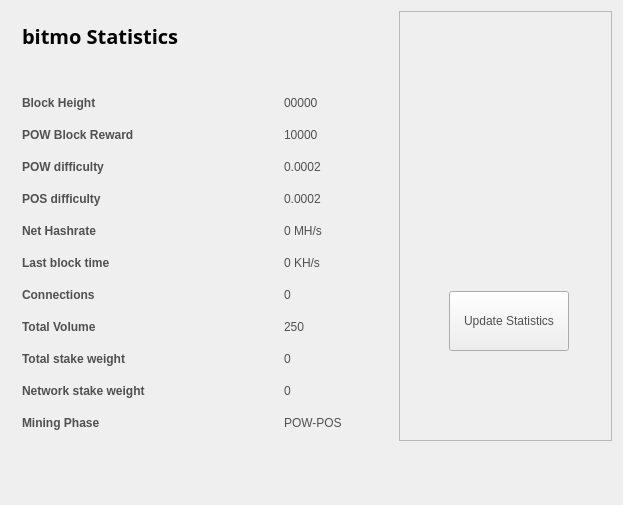
<?xml version="1.0" encoding="UTF-8"?>
<ui version="4.0">
 <class>StatisticsPage</class>
 <widget class="QWidget" name="StatisticsPage">
  <property name="windowModality">
   <enum>Qt::NonModal</enum>
  </property>
  <property name="geometry">
   <rect>
    <x>0</x>
    <y>0</y>
    <width>623</width>
    <height>505</height>
   </rect>
  </property>
  <property name="windowTitle">
   <string>Digging</string>
  </property>
  <property name="styleSheet">
   <string notr="true">color:#505050;
font-family:'Open Sans,sans-serif';</string>
  </property>
  <layout class="QGridLayout" name="gridLayout">
   <property name="sizeConstraint">
    <enum>QLayout::SetMaximumSize</enum>
   </property>
   <item row="0" column="1">
    <widget class="QFrame" name="frame">
     <property name="minimumSize">
      <size>
       <width>213</width>
       <height>0</height>
      </size>
     </property>
     <property name="frameShape">
      <enum>QFrame::StyledPanel</enum>
     </property>
     <property name="frameShadow">
      <enum>QFrame::Raised</enum>
     </property>
     <widget class="QPushButton" name="startButton">
      <property name="geometry">
       <rect>
        <x>50</x>
        <y>280</y>
        <width>120</width>
        <height>60</height>
       </rect>
      </property>
      <property name="sizePolicy">
       <sizepolicy hsizetype="Fixed" vsizetype="Fixed">
        <horstretch>0</horstretch>
        <verstretch>0</verstretch>
       </sizepolicy>
      </property>
      <property name="minimumSize">
       <size>
        <width>120</width>
        <height>60</height>
       </size>
      </property>
      <property name="autoFillBackground">
       <bool>false</bool>
      </property>
      <property name="styleSheet">
       <string notr="true"/>
      </property>
      <property name="text">
       <string>Update Statistics</string>
      </property>
     </widget>
     <widget class="QLabel" name="label">
      <property name="geometry">
       <rect>
        <x>10</x>
        <y>10</y>
        <width>191</width>
        <height>191</height>
       </rect>
      </property>
      <property name="text">
       <string/>
      </property>
      <property name="pixmap">
       <pixmap resource="../bitcoin.qrc">:/icons/coinbg</pixmap>
      </property>
      <property name="scaledContents">
       <bool>true</bool>
      </property>
     </widget>
    </widget>
   </item>
   <item row="0" column="0">
    <widget class="QFrame" name="gridFrame_2">
     <layout class="QGridLayout" name="gridLayout_4">
      <item row="3" column="0">
       <layout class="QFormLayout" name="formLayout_2">
        <property name="fieldGrowthPolicy">
         <enum>QFormLayout::FieldsStayAtSizeHint</enum>
        </property>
        <property name="horizontalSpacing">
         <number>139</number>
        </property>
        <property name="verticalSpacing">
         <number>18</number>
        </property>
        <property name="rightMargin">
         <number>0</number>
        </property>
        <item row="1" column="0">
         <widget class="QLabel" name="label_14">
          <property name="text">
           <string>&lt;html&gt;&lt;head/&gt;&lt;body&gt;&lt;p&gt;&lt;span style=&quot; font-weight:600;&quot;&gt;Block Height&lt;/span&gt;&lt;/p&gt;&lt;/body&gt;&lt;/html&gt;</string>
          </property>
         </widget>
        </item>
        <item row="1" column="1">
         <widget class="QLabel" name="heightBox">
          <property name="text">
           <string>00000</string>
          </property>
         </widget>
        </item>
        <item row="2" column="0">
         <widget class="QLabel" name="label_12">
          <property name="text">
           <string>&lt;html&gt;&lt;head/&gt;&lt;body&gt;&lt;p&gt;&lt;span style=&quot; font-weight:600;&quot;&gt;POW Block Reward&lt;/span&gt;&lt;/p&gt;&lt;/body&gt;&lt;/html&gt;</string>
          </property>
         </widget>
        </item>
        <item row="2" column="1">
         <widget class="QLabel" name="rewardBox">
          <property name="text">
           <string>10000</string>
          </property>
         </widget>
        </item>
        <item row="3" column="0">
         <widget class="QLabel" name="label_13">
          <property name="text">
           <string>&lt;html&gt;&lt;head/&gt;&lt;body&gt;&lt;p&gt;&lt;span style=&quot; font-weight:600;&quot;&gt;POW difficulty&lt;/span&gt;&lt;/p&gt;&lt;/body&gt;&lt;/html&gt;</string>
          </property>
         </widget>
        </item>
        <item row="3" column="1">
         <widget class="QLabel" name="diffBox">
          <property name="text">
           <string>0.0002</string>
          </property>
         </widget>
        </item>
        <item row="4" column="0">
         <widget class="QLabel" name="label_9">
          <property name="text">
           <string>&lt;html&gt;&lt;head/&gt;&lt;body&gt;&lt;p&gt;&lt;span style=&quot; font-weight:600;&quot;&gt;POS difficulty&lt;/span&gt;&lt;/p&gt;&lt;/body&gt;&lt;/html&gt;</string>
          </property>
         </widget>
        </item>
        <item row="4" column="1">
         <widget class="QLabel" name="diffBox2">
          <property name="text">
           <string>0.0002</string>
          </property>
         </widget>
        </item>
        <item row="5" column="1">
         <widget class="QLabel" name="pawrateBox">
          <property name="text">
           <string>0 MH/s</string>
          </property>
         </widget>
        </item>
        <item row="6" column="0">
         <widget class="QLabel" name="label3_2">
          <property name="sizePolicy">
           <sizepolicy hsizetype="Preferred" vsizetype="Maximum">
            <horstretch>0</horstretch>
            <verstretch>0</verstretch>
           </sizepolicy>
          </property>
          <property name="text">
           <string>&lt;html&gt;&lt;head/&gt;&lt;body&gt;&lt;p&gt;&lt;span style=&quot; font-weight:600;&quot;&gt;Last block time&lt;/span&gt;&lt;/p&gt;&lt;/body&gt;&lt;/html&gt;</string>
          </property>
         </widget>
        </item>
        <item row="6" column="1">
         <widget class="QLabel" name="localBox">
          <property name="text">
           <string>0 KH/s</string>
          </property>
         </widget>
        </item>
        <item row="7" column="0">
         <widget class="QLabel" name="label1_2">
          <property name="text">
           <string>&lt;html&gt;&lt;head/&gt;&lt;body&gt;&lt;p&gt;&lt;span style=&quot; font-weight:600;&quot;&gt;Connections&lt;/span&gt;&lt;/p&gt;&lt;/body&gt;&lt;/html&gt;</string>
          </property>
         </widget>
        </item>
        <item row="7" column="1">
         <widget class="QLabel" name="connectionBox">
          <property name="text">
           <string>0</string>
          </property>
         </widget>
        </item>
        <item row="8" column="0">
         <widget class="QLabel" name="label_8">
          <property name="text">
           <string>&lt;html&gt;&lt;head/&gt;&lt;body&gt;&lt;p&gt;&lt;span style=&quot; font-weight:600;&quot;&gt;Total Volume&lt;/span&gt;&lt;/p&gt;&lt;/body&gt;&lt;/html&gt;</string>
          </property>
         </widget>
        </item>
        <item row="8" column="1">
         <widget class="QLabel" name="volumeBox">
          <property name="text">
           <string>250</string>
          </property>
         </widget>
        </item>
        <item row="9" column="0">
         <widget class="QLabel" name="label_10">
          <property name="text">
           <string>&lt;html&gt;&lt;head/&gt;&lt;body&gt;&lt;p&gt;&lt;span style=&quot; font-weight:600;&quot;&gt;Total stake weight&lt;/span&gt;&lt;/p&gt;&lt;/body&gt;&lt;/html&gt;</string>
          </property>
         </widget>
        </item>
        <item row="9" column="1">
         <widget class="QLabel" name="minBox">
          <property name="text">
           <string>0</string>
          </property>
         </widget>
        </item>
        <item row="10" column="0">
         <widget class="QLabel" name="label_11">
          <property name="text">
           <string>&lt;html&gt;&lt;head/&gt;&lt;body&gt;&lt;p&gt;&lt;span style=&quot; font-weight:600;&quot;&gt;Network stake weight&lt;/span&gt;&lt;/p&gt;&lt;/body&gt;&lt;/html&gt;</string>
          </property>
         </widget>
        </item>
        <item row="10" column="1">
         <widget class="QLabel" name="maxBox">
          <property name="text">
           <string>0</string>
          </property>
         </widget>
        </item>
        <item row="11" column="0">
         <widget class="QLabel" name="label_15">
          <property name="text">
           <string>&lt;html&gt;&lt;head/&gt;&lt;body&gt;&lt;p&gt;&lt;span style=&quot; font-weight:600;&quot;&gt;Mining Phase&lt;/span&gt;&lt;/p&gt;&lt;/body&gt;&lt;/html&gt;</string>
          </property>
         </widget>
        </item>
        <item row="11" column="1">
         <widget class="QLabel" name="cBox">
          <property name="text">
           <string>POW-POS</string>
          </property>
         </widget>
        </item>
        <item row="5" column="0">
         <widget class="QLabel" name="label_16">
          <property name="text">
           <string>&lt;html&gt;&lt;head/&gt;&lt;body&gt;&lt;p&gt;&lt;span style=&quot; font-weight:600;&quot;&gt;Net Hashrate&lt;/span&gt;&lt;/p&gt;&lt;/body&gt;&lt;/html&gt;</string>
          </property>
         </widget>
        </item>
       </layout>
      </item>
      <item row="1" column="0">
       <layout class="QHBoxLayout" name="horizontalLayout_4">
        <property name="spacing">
         <number>7</number>
        </property>
        <item>
         <widget class="QLabel" name="label_5">
          <property name="font">
           <font>
            <family>Open Sans,sans-serif</family>
           </font>
          </property>
          <property name="text">
           <string>&lt;html&gt;&lt;head/&gt;&lt;body&gt;&lt;p&gt;&lt;span style=&quot; font-size:20px; font-weight:600; color:#000000;&quot;&gt;bitmo Statistics&lt;/span&gt;&lt;/p&gt;&lt;/body&gt;&lt;/html&gt;</string>
          </property>
         </widget>
        </item>
        <item>
         <spacer name="horizontalSpacer_2">
          <property name="orientation">
           <enum>Qt::Horizontal</enum>
          </property>
          <property name="sizeHint" stdset="0">
           <size>
            <width>40</width>
            <height>20</height>
           </size>
          </property>
         </spacer>
        </item>
       </layout>
      </item>
      <item row="2" column="0">
       <spacer name="verticalSpacer_2">
        <property name="orientation">
         <enum>Qt::Vertical</enum>
        </property>
        <property name="sizeHint" stdset="0">
         <size>
          <width>20</width>
          <height>40</height>
         </size>
        </property>
       </spacer>
      </item>
     </layout>
    </widget>
   </item>
   <item row="1" column="0">
    <spacer name="verticalSpacer">
     <property name="orientation">
      <enum>Qt::Vertical</enum>
     </property>
     <property name="sizeHint" stdset="0">
      <size>
       <width>20</width>
       <height>40</height>
      </size>
     </property>
    </spacer>
   </item>
  </layout>
 </widget>
 <layoutdefault spacing="6" margin="11"/>
 <resources/>
 <connections/>
</ui>
